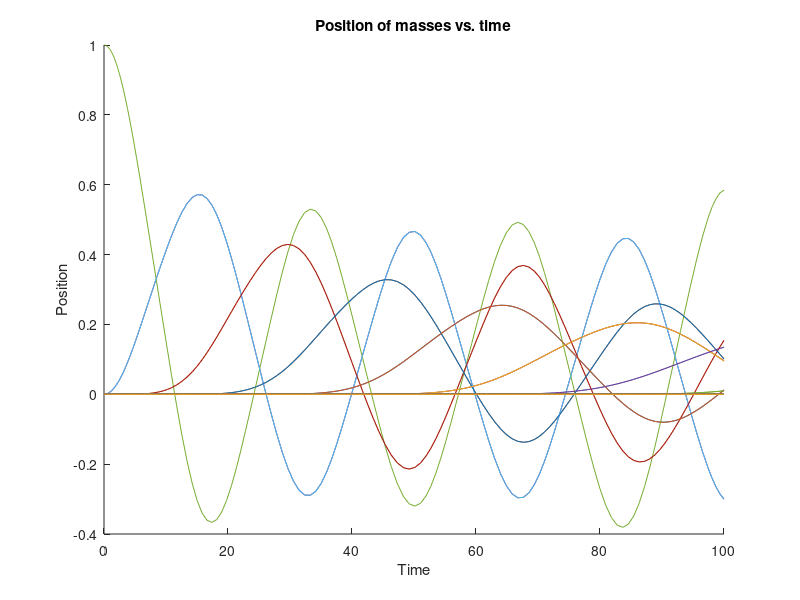

MATLAB code to generate this figure:
function piano_n_masses2
%% satisfying paranoia
clf
hold on

%% set the number of masses
n = 150;

%% parameters and initial values and making a vector and things

% parameters
k = 2.999991;         % spring constant (currently totally arbitrary)
x = 2.99999;          % x distance between masses, spring rest length
m = 35;          % mass of masses, totally arbitrary

% that vector of positions and velocities (all positions, then all
% velocities, so for n = 3, State = [p1;p2;p3;v1;v2;v3]
State = zeros(1,2*n);

% this makes the middle mass be at .5
if mod(n,2) == 0
    State(n/2) = 1;
else
    State(n/2 + .5) = 1;
end

%% a vector for the for loop

am_vector = zeros(n,1);
vm_vector = zeros(n,1);

%% an ode function

[T, Y] = ode45(@motion, [0,100], State);

%% the actual most important motion function

    function res = motion(~, Info)
        m1 = Info(1);

        fs1 = (-k * (sqrt(x^2 + m1^2) - x)*sign(m1));
        fs2 = spring_force(Info(1), Info(2));
        
        fm1 = fs1 - fs2;
        
        am_vector(1) = fm1 / m;
        
        for i = 2:n-1
            fsi = spring_force(Info(i - 1), Info(i));
            fsi_1 = spring_force(Info(i), Info(i + 1));
            
            force = fsi - fsi_1;
            
            accel = force / m;
            
            am_vector(i) = accel;
        end
        
        m_last = Info(n);
        
        fs_last = (-k * (sqrt(x^2 + m_last^2) - x)*sign(-m_last));
        fs_nearly_last = spring_force(Info(n-1), Info(n));
        
        fm_last = fs_nearly_last - fs_last;
        
        am_vector(n) = fm_last / m;

        vm_vector = Info(n+1:end);
        
        res = [vm_vector; am_vector];
    end

    function res = spring_force(m_n, m_n1)
        res = (-k * (sqrt(x^2 + (m_n1 - m_n)^2) - x) * sign(m_n1 - m_n));
    end

%% tell it how to plot
for j = 1:n;
    plot(T, Y(:,j));
end
ylabel('Position');
xlabel('Time');
title('Position of masses vs. time');

end

